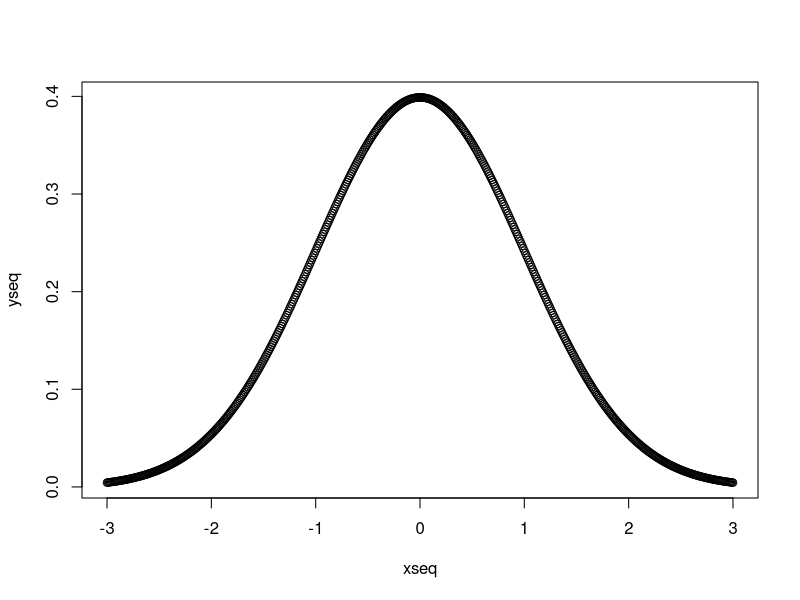

Write R code to recreate this figure.
## ---- chunk 1
knitr::opts_chunk$set(echo = TRUE)
## ---- chunk 2
# the cdf
pnorm(0)
pnorm(2)
# plot the density function
xseq=seq(-3,3, by=0.01)
yseq=dnorm(xseq)
plot(xseq, yseq)

# quantiles
qseq = seq(0,1,by=0.01)
qnorm(qseq)

## ---- chunk 3

pbinom(2,5,0.2)

